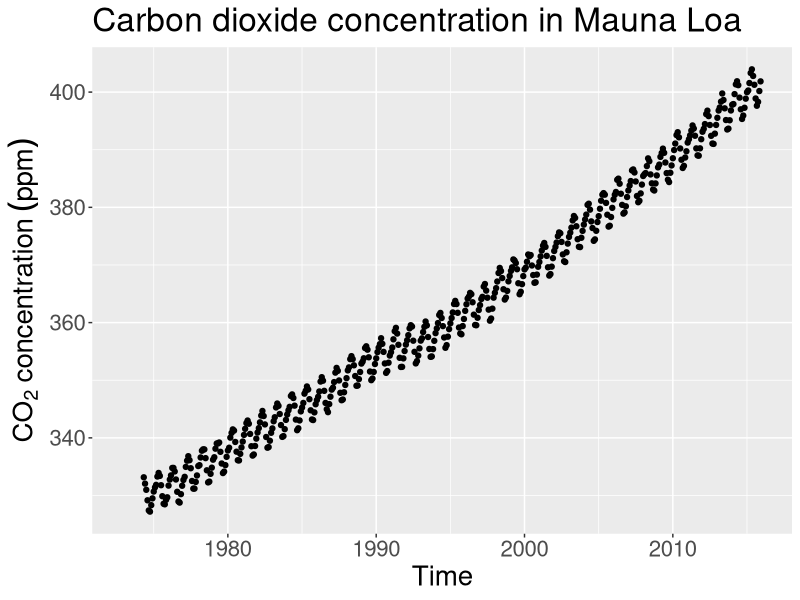
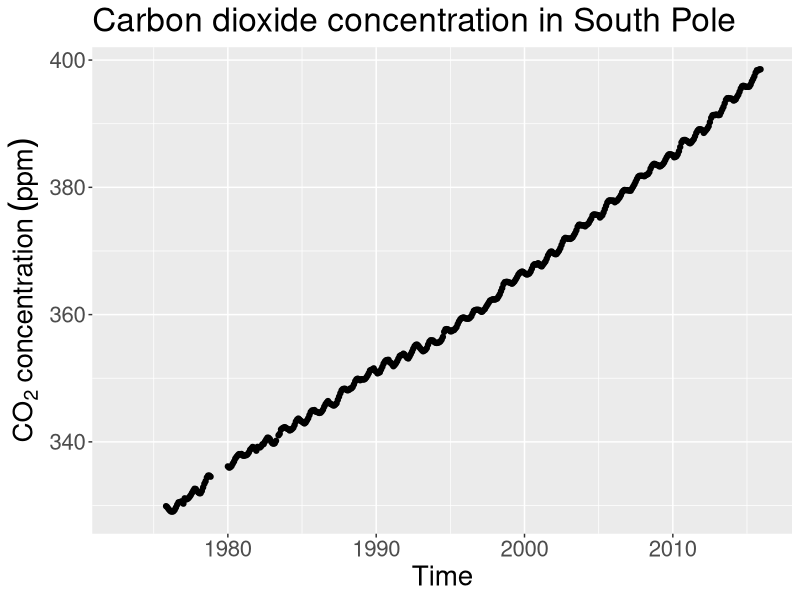
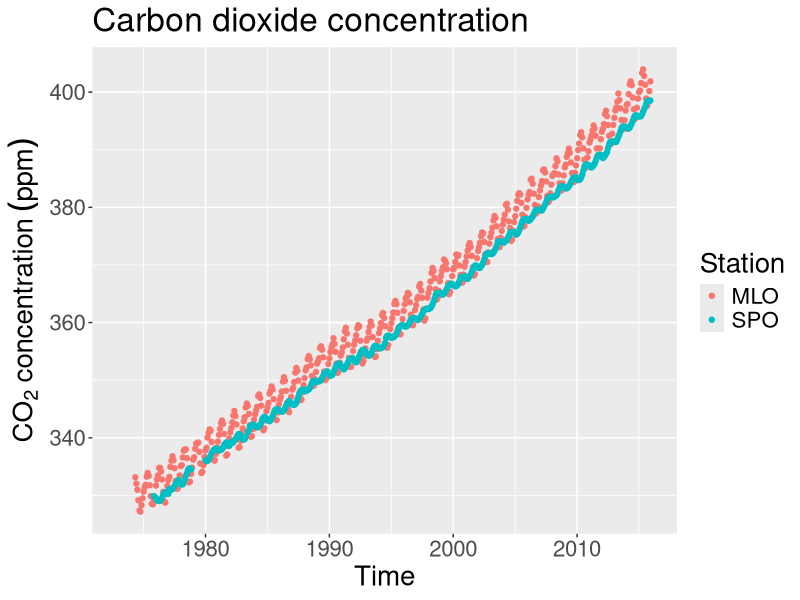

Reproduce these figures in R, in order.
## ---- chunk 1
knitr::opts_chunk$set(fig.width=12, fig.height=8,
                      echo=FALSE, warning=FALSE, message=FALSE)
## ---- chunk 2


# clear all variables possibly left over from previous sessions
rm(list = ls())

# load libraries

library(GGally)
library(ggplot2)
library(dplyr)

# load the data
CO2_all <- read.table("./data/CO2_4_sites.txt",header = T,  dec = ".")

## ---- chunk 3

variable.names(CO2_all)


## ---- chunk 4



p <- ggplot(CO2_all, aes(as.POSIXct(date_time,origin="1970-01-01"), MLO)) + geom_point() + theme(text = element_text(size=20)) + labs(y=expression(CO["2"]~concentration~(ppm)), x = "Time") + ggtitle("Carbon dioxide concentration in Mauna Loa")
p



## ---- chunk 5



p2 <- ggplot(CO2_all, aes(as.POSIXct(date_time,origin="1970-01-01"), SPO)) + geom_point() + theme(text = element_text(size=20)) + labs(y=expression(CO["2"]~concentration~(ppm)), x = "Time") + ggtitle("Carbon dioxide concentration in South Pole")
p2



## ---- chunk 6

library(reshape2)



  
CO2_MLO_SPO <- melt(CO2_all[,c(1,4,5)],id="date_time")
colnames(CO2_MLO_SPO) <- c("date_time","Station","value") 
 

p3 <- ggplot(CO2_MLO_SPO, aes(as.POSIXct(date_time,origin="1970-01-01"), value, colour = Station))
p3 + geom_point()  + theme(text = element_text(size=20)) + labs(y=expression(CO["2"]~concentration~(ppm)), x = "Time") + ggtitle("Carbon dioxide concentration")




## ---- chunk 7

CO2_all$date_years = CO2_all$date_time/(60*60*24*365.25)
my_model <- lm(MLO ~ date_years, data = CO2_all)

# print out a summary of the model
summary(my_model)
